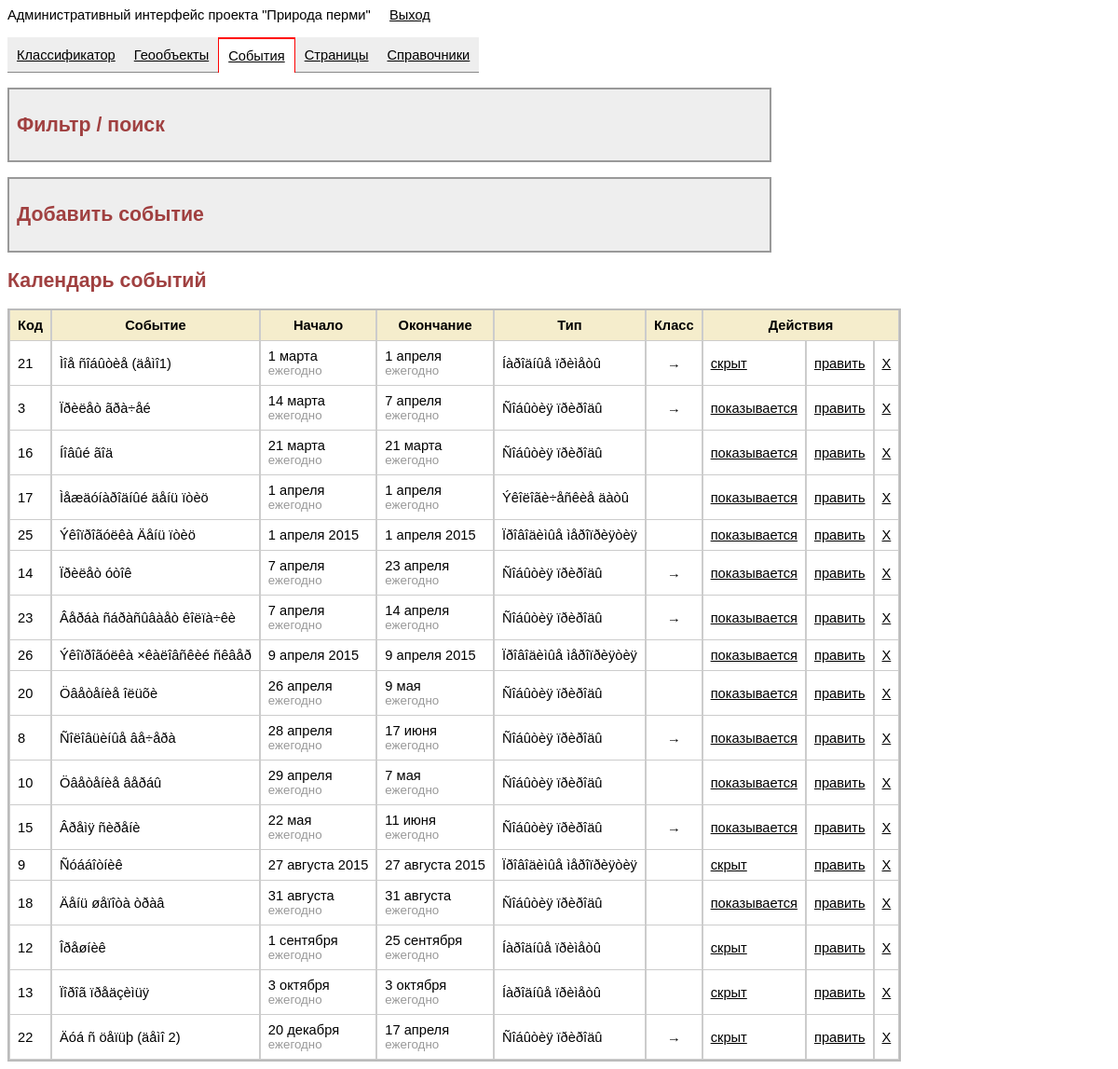
The page /admin/adm.php?r=3 (signed in) on the database its author committed.
### tables this page shows
CREATE TABLE `tpp_event` (
  `id` int(11) NOT NULL auto_increment,
  `dd_begin` int(11) NOT NULL default '1',
  `mm_begin` int(11) NOT NULL default '1',
  `yy_begin` int(11) NOT NULL default '0',
  `dd_end` int(11) NOT NULL default '1',
  `mm_end` int(11) NOT NULL default '1',
  `yy_end` int(11) NOT NULL default '0',
  `name` varchar(50) NOT NULL default 'íåò',
  `anons` varchar(200) NOT NULL default 'íåò',
  `page` text NOT NULL,
  `vidimost` int(11) NOT NULL default '1',
  `type_id` int(11) NOT NULL default '0',
  `kls_id` int(11) NOT NULL default '0',
  PRIMARY KEY  (`id`)
);

CREATE TABLE `tpp_type_event` (
  `id` int(11) NOT NULL auto_increment,
  `name` varchar(50) NOT NULL default 'íåò',
  `page` text NOT NULL,
  `pn` int(11) NOT NULL default '0',
  PRIMARY KEY  (`id`)
);

### admin/mm_names.php (called while the page is built, shortened)
<?
$masmesr[0]="Род.падеж";
$masmesr[1]="января";      $masmesr[2]="февраля";     $masmesr[3]="марта";
$masmesr[4]="апреля";      $masmesr[5]="мая";         $masmesr[6]="июня";
$masmesr[7]="июля";        $masmesr[8]="августа";     $masmesr[9]="сентября";
$masmesr[10]="октября";    $masmesr[11]="ноября";     $masmesr[12]="декабря";
?>

### admin/admevent.php (the view, shortened to what this page needs)
<?
  include("mm_names.php");
  $temp_dopusl1="(1=1)";
  $temp_dopusl2="(1=1)";
  $temp_dopusl3="(1=1)";
  $temp_dopusl4="(1=1)";
  $temp_dopusl5="(1=1)";
  $tempr=getparam("r","1");
  echo "<div class='admbtn' ";
  if(@$_GET['make']=='editevent'){ echo "style='display: none;' ";};
  echo ">   <h2 id='h2_filter_event'>Фильтр / поиск</h2>";
  echo "</div><br>";
  echo "<div class='admbtn' ";
  if(@$_GET['make']=='editevent'){ echo "style='display: none;' ";};
  echo ">   <h2 id='h2_add_event'>Добавить событие</h2>";
  echo "</div>";
	echo "<h2>Календарь событий</h2>";
  $tempsql="
        SELECT tpp_event.id, tpp_event.name, tpp_event.anons, tpp_event.kls_id,
                tpp_event.dd_begin,tpp_event.mm_begin, tpp_event.yy_begin,
                tpp_event.dd_end,tpp_event.mm_end, tpp_event.yy_end,
                tpp_event.vidimost, tpp_event.type_id, tpp_type_event.name as tname
        FROM tpp_event, tpp_type_event
        WHERE (tpp_event.type_id= tpp_type_event.id) and $temp_dopusl1 and $temp_dopusl2 and $temp_dopusl3 and $temp_dopusl4 and $temp_dopusl5
        order by mm_begin, dd_begin asc";
  $rez=mysql_query($tempsql);
	echo "<table width=600 cellspacing=0 cellpadding=8 class='tableadmin'>";
  echo "<tr>
            <th>Код</th>
            <th>Событие</th>
            <th>Начало</th>
            <th>Окончание</th>
            <th>Тип</th>
            <th>Класс</th>
            <th colspan=3>Действия</th>
        </tr>";
	while($rs=mysql_fetch_array($rez)){
		echo "<tr>";
		echo "<td>".$rs['id']."</td>";
    echo "<td nowrap>".$rs['name']."</td>";
    echo "<td nowrap>".$rs['dd_begin']." ".$masmesr[$rs['mm_begin']]." ";
    if($rs['yy_begin']==0){
        echo "<br><span style='font-size:10pt; color: #999999;'>ежегодно</span>";
    }else{
        echo $rs['yy_begin'];
    }
    echo "</td>";
    echo "<td nowrap>".$rs['dd_end']." ".$masmesr[$rs['mm_end']]." ";
    if($rs['yy_end']==0){
        echo "<br><span style='font-size:10pt; color: #999999;'>ежегодно</span>";
    }else{
        echo $rs['yy_end'];
    }
    echo "</td>";
    echo "<td nowrap>".$rs['tname']."</td>";
    echo "<td align='center'>";
        if($rs['kls_id']!=0){
            echo "<a href='adm.php?make=editkls&r=1&rid=".$rs['kls_id']."' class='astrelka'>&rarr;</a>";
        }else{
            echo "&nbsp;";
        };
    echo "</td>";
    echo "<td><a href='?make=pokazevent&r=$tempr&rid=".$rs['id']."'>";
            if($rs['vidimost']==1){ $tmppokaz="показывается";}else{$tmppokaz="скрыт";}
    echo "$tmppokaz</a></td>";
 		echo "<td><a href='?make=editevent&r=$tempr&rid=".$rs['id']."'>править</a></td>";
		echo "<td><a href='?make=delevent&r=$tempr&rid=".$rs['id']."'>X</a></td>";
		echo "</tr>";
	};
	echo "</table>";
?>

### css/adm.css (style rules this page uses)
.admbtn { width: 800px; padding: 8px; background-color: #eeeeee; border: 2px solid #999999; cursor: pointer; }
a:link { color: black; }
body, div, table, tr, td, h1, h2, h3 { font-family: Arial; font-size: 11pt; }
h2 { color: #A04040; font-size: 16pt; }
.astrelka { text-decoration: none; }
.tableadmin { background-color: white; border: 2px solid #bbbbbb; }
.tableadmin th { background-color: #F5EDCC; font-size: 11pt; font-family: Arial; border-left: 1px solid #cccccc; border-right: 1px solid #cccccc; border-bottom: 1px solid #cccccc; }
.tableadmin td { background-color: white; font-size: 11pt; font-family: Arial; border-left: 1px solid #cccccc; border-right: 1px solid #cccccc; border-bottom: 1px solid #cccccc; }

### js/tiny_mce/themes/advanced/skins/default/content.css (style rules this page uses)
body, td, pre { color:#000; font-family:Verdana, Arial, Helvetica, sans-serif; font-size:10px; margin:8px; }
body { background:#FFF; }
h2 { font-size: 1.5em }
table { cursor:default }
table td, table th { cursor:text }

### rows shown on the page
tpp_event: id "21", name "Ìîå ñîáûòèå (äåìî1)", dd_begin "1", mm_begin "марта", yy_begin "ежегодно", dd_end "1", mm_end "апреля", yy_end "ежегодно", tpp_type_event.name "Íàðîäíûå ïðèìåòû", vidimost "скрыт"
tpp_event: id "3", name "Ïðèëåò ãðà÷åé", dd_begin "14", mm_begin "марта", yy_begin "ежегодно", dd_end "7", mm_end "апреля", yy_end "ежегодно", tpp_type_event.name "Ñîáûòèÿ ïðèðîäû", vidimost "показывается"
tpp_event: id "16", name "Íîâûé ãîä", dd_begin "21", mm_begin "марта", yy_begin "ежегодно", dd_end "21", mm_end "марта", yy_end "ежегодно", tpp_type_event.name "Ñîáûòèÿ ïðèðîäû", vidimost "показывается"
tpp_event: id "17", name "Ìåæäóíàðîäíûé äåíü ïòèö", dd_begin "1", mm_begin "апреля", yy_begin "ежегодно", dd_end "1", mm_end "апреля", yy_end "ежегодно", tpp_type_event.name "Ýêîëîãè÷åñêèå äàòû", vidimost "показывается"
tpp_event: id "25", name "Ýêîïðîãóëêà Äåíü ïòèö", dd_begin "1", mm_begin "апреля", yy_begin "2015", dd_end "1", mm_end "апреля", yy_end "2015", tpp_type_event.name "Ïðîâîäèìûå ìåðîïðèÿòèÿ", vidimost "показывается"
tpp_event: id "14", name "Ïðèëåò óòîê", dd_begin "7", mm_begin "апреля", yy_begin "ежегодно", dd_end "23", mm_end "апреля", yy_end "ежегодно", tpp_type_event.name "Ñîáûòèÿ ïðèðîäû", vidimost "показывается"
tpp_event: id "23", name "Âåðáà ñáðàñûâàåò êîëïà÷êè", dd_begin "7", mm_begin "апреля", yy_begin "ежегодно", dd_end "14", mm_end "апреля", yy_end "ежегодно", tpp_type_event.name "Ñîáûòèÿ ïðèðîäû", vidimost "показывается"
tpp_event: id "26", name "Ýêîïðîãóëêà ×êàëîâñêèé ñêâåð", dd_begin "9", mm_begin "апреля", yy_begin "2015", dd_end "9", mm_end "апреля", yy_end "2015", tpp_type_event.name "Ïðîâîäèìûå ìåðîïðèÿòèÿ", vidimost "показывается"
tpp_event: id "20", name "Öâåòåíèå îëüõè", dd_begin "26", mm_begin "апреля", yy_begin "ежегодно", dd_end "9", mm_end "мая", yy_end "ежегодно", tpp_type_event.name "Ñîáûòèÿ ïðèðîäû", vidimost "показывается"
tpp_event: id "8", name "Ñîëîâüèíûå âå÷åðà", dd_begin "28", mm_begin "апреля", yy_begin "ежегодно", dd_end "17", mm_end "июня", yy_end "ежегодно", tpp_type_event.name "Ñîáûòèÿ ïðèðîäû", vidimost "показывается"
tpp_event: id "10", name "Öâåòåíèå âåðáû", dd_begin "29", mm_begin "апреля", yy_begin "ежегодно", dd_end "7", mm_end "мая", yy_end "ежегодно", tpp_type_event.name "Ñîáûòèÿ ïðèðîäû", vidimost "показывается"
tpp_event: id "15", name "Âðåìÿ ñèðåíè", dd_begin "22", mm_begin "мая", yy_begin "ежегодно", dd_end "11", mm_end "июня", yy_end "ежегодно", tpp_type_event.name "Ñîáûòèÿ ïðèðîäû", vidimost "показывается"
tpp_event: id "9", name "Ñóááîòíèê", dd_begin "27", mm_begin "августа", yy_begin "2015", dd_end "27", mm_end "августа", yy_end "2015", tpp_type_event.name "Ïðîâîäèìûå ìåðîïðèÿòèÿ", vidimost "скрыт"
tpp_event: id "18", name "Äåíü øåïîòà òðàâ", dd_begin "31", mm_begin "августа", yy_begin "ежегодно", dd_end "31", mm_end "августа", yy_end "ежегодно", tpp_type_event.name "Ñîáûòèÿ ïðèðîäû", vidimost "показывается"
tpp_event: id "12", name "Îðåøíèê", dd_begin "1", mm_begin "сентября", yy_begin "ежегодно", dd_end "25", mm_end "сентября", yy_end "ежегодно", tpp_type_event.name "Íàðîäíûå ïðèìåòû", vidimost "скрыт"
tpp_event: id "13", name "Ïîðîã ïðåäçèìüÿ", dd_begin "3", mm_begin "октября", yy_begin "ежегодно", dd_end "3", mm_end "октября", yy_end "ежегодно", tpp_type_event.name "Íàðîäíûå ïðèìåòû", vidimost "скрыт"
tpp_event: id "22", name "Äóá ñ öåïüþ (äåìî 2)", dd_begin "20", mm_begin "декабря", yy_begin "ежегодно", dd_end "17", mm_end "апреля", yy_end "ежегодно", tpp_type_event.name "Ñîáûòèÿ ïðèðîäû", vidimost "скрыт"

### other values the page prints
$masmenu[$i] "Классификатор"
$masmenu[$i] "Геообъекты"
$masmenu[$i] "События"
$masmenu[$i] "Страницы"
$masmenu[$i] "Справочники"
